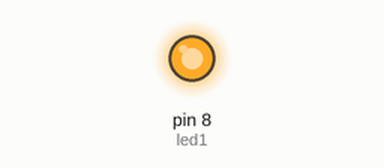
Simulated run of this sketch. Board: Arduino Uno, built with avr-gcc and run on an emulated ATmega328P. Shown: output pins drawn as LEDs (lit = HIGH).

Above: at 2.5 s.
At 6.7 s:
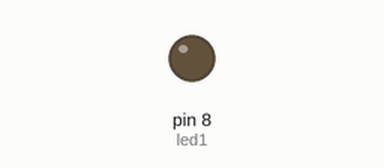
Timing chart, 0 to 11.1 s (numbered marks = the images above):
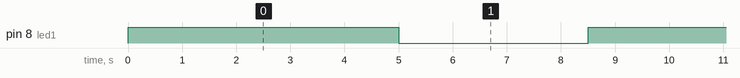

Measured:
- by itself, pin 8 (led1): alternates HIGH for 5.0 s and LOW for 3.5 s

The sketch:

BlinkLed.ino
```cpp
 #define led1 8

void setup() {

  // put your setup code here, to run once:
   pinMode(led1,OUTPUT);


}

void loop() {
  // put your main code here, to run repeatedly:

   digitalWrite(led1,HIGH);
    delay(5000);
   digitalWrite(led1,LOW);
   delay(3500);

}
```
